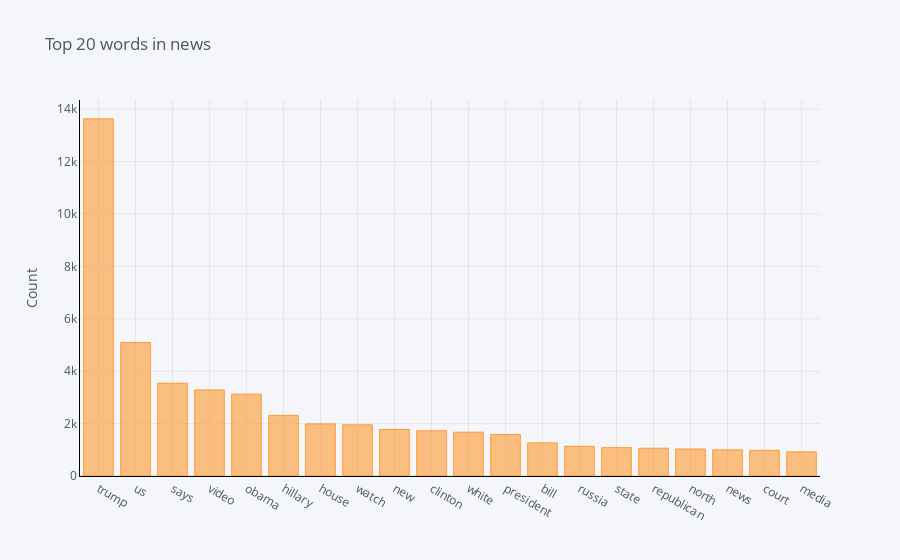

Notebook code cell kept with this figure:
### Code cell
#Function to get top n words
def get_top_n_words(corpus, n=None):
    vec = CountVectorizer().fit(corpus)
    bag_of_words = vec.transform(corpus)
    sum_words = bag_of_words.sum(axis=0) 
    words_freq = [(word, sum_words[0, idx]) for word, idx in vec.vocabulary_.items()]
    words_freq =sorted(words_freq, key = lambda x: x[1], reverse=True)
    return words_freq[:n]

#Calling function and return only top 20 words
common_words = get_top_n_words(clean_news['title'], 20)

#Printing the word and frequency
for word, freq in common_words:
    print(word, freq)

#Creating the dataframe of word and frequency
df1 = pd.DataFrame(common_words, columns = ['title' , 'count'])

#Group by words and plot the sum
df1.groupby('title').sum()['count'].sort_values(ascending=False).iplot(
    kind='bar', yTitle='Count', linecolor='black', title='Top 20 words in news')

### Figure 1 — Plotly figure (JSON) as saved in the notebook; plotly's stock layout.template omitted (floating-point values rounded to 4 significant figures)
{"data": [{"marker": {"color": "rgba(255, 153, 51, 0.6)", "line": {"color": "rgba(255, 153, 51, 1.0)", "width": 1}}, "name": "count", "orientation": "v", "text": "", "x": ["trump", "us", "says", "video", "obama", "hillary", "house", "watch", "new", "clinton", "white", "president", "bill", "russia", "state", "republican", "north", "news", "court", "media"], "y": [13632, 5095, 3542, 3284, 3123, 2313, 1989, 1952, 1776, 1726, 1671, 1580, 1264, 1135, 1080, 1060, 1031, 999, 979, 920], "type": "bar"}], "layout": {"legend": {"bgcolor": "#F5F6F9", "font": {"color": "#4D5663"}}, "paper_bgcolor": "#F5F6F9", "plot_bgcolor": "#F5F6F9", "title": {"font": {"color": "#4D5663"}, "text": "Top 20 words in news"}, "xaxis": {"gridcolor": "#E1E5ED", "linecolor": "black", "showgrid": true, "tickfont": {"color": "#4D5663"}, "title": {"font": {"color": "#4D5663"}, "text": ""}, "zerolinecolor": "#E1E5ED"}, "yaxis": {"gridcolor": "#E1E5ED", "linecolor": "black", "showgrid": true, "tickfont": {"color": "#4D5663"}, "title": {"font": {"color": "#4D5663"}, "text": "Count"}, "zerolinecolor": "#E1E5ED"}}}
